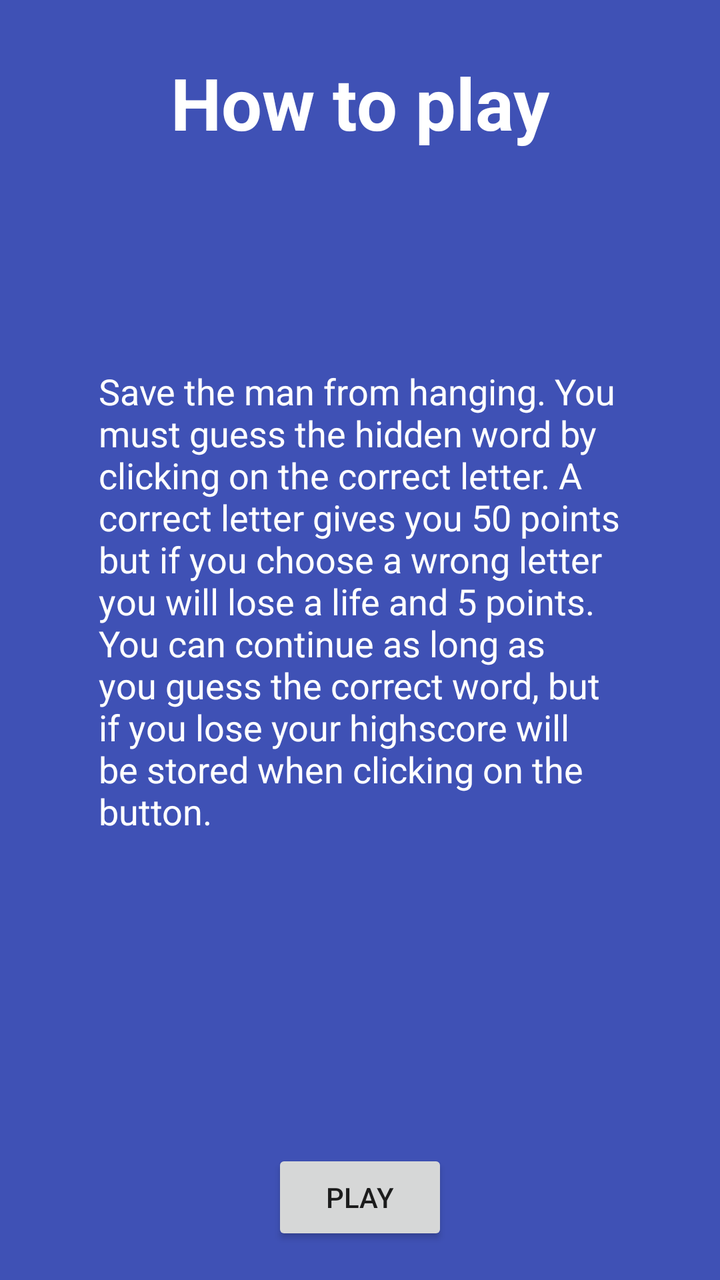
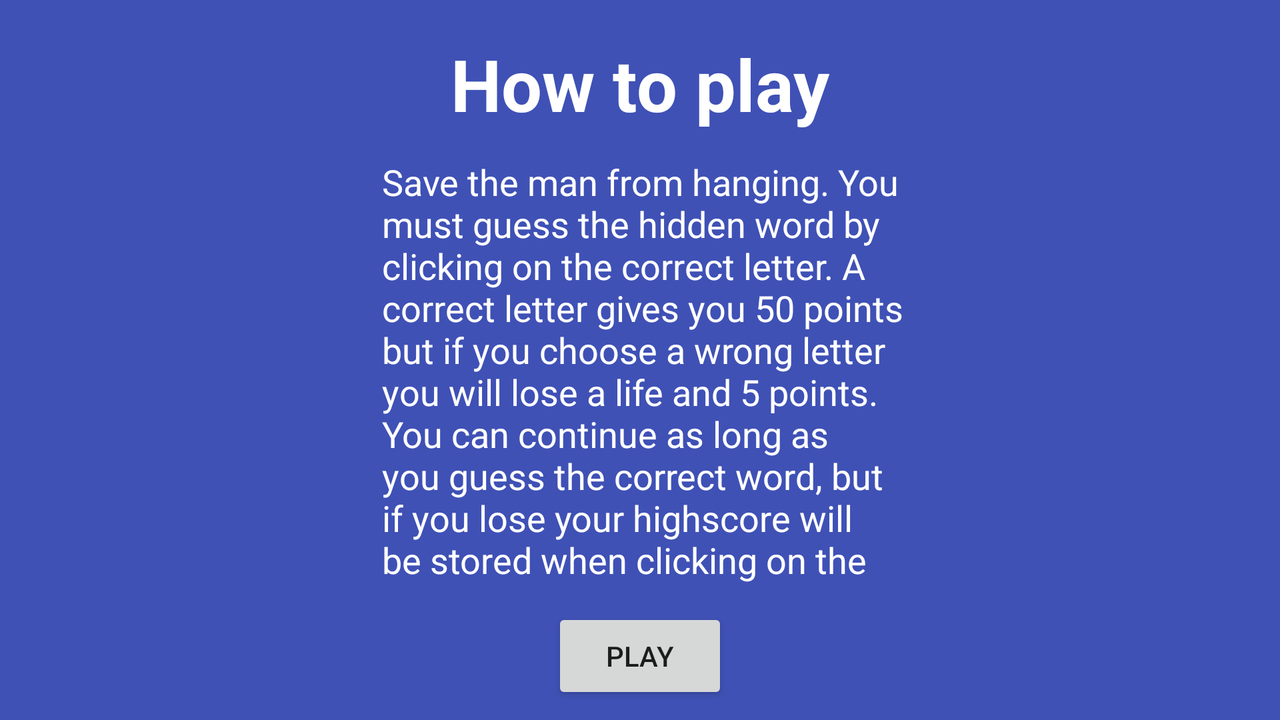

Two renders of one Android screen. The first uses the default layout on a phone; the second uses the alternative layout the repository ships for a different screen configuration, on a matching device. The two XML files are below.
<!-- AndroidManifest.xml: application theme MyTheme -->
<!-- res/layout/activity_how_to_play.xml -->
<?xml version="1.0" encoding="utf-8"?>
<android.support.constraint.ConstraintLayout xmlns:android="http://schemas.android.com/apk/res/android"
    xmlns:app="http://schemas.android.com/apk/res-auto"
    xmlns:tools="http://schemas.android.com/tools"
    android:layout_width="match_parent"
    android:layout_height="match_parent"
    tools:context="game.hangman.activities.HowToPlayActivity">

    <TextView
        android:id="@+id/How_to_play_2"
        android:layout_width="wrap_content"
        android:layout_height="wrap_content"
        android:text="@string/howToPlayHeader"
        android:textColor="#ffffff"
        android:textSize="36sp"
        android:textStyle="bold"
        android:layout_marginRight="8dp"
        app:layout_constraintRight_toRightOf="parent"
        android:layout_marginLeft="8dp"
        app:layout_constraintLeft_toLeftOf="parent"
        app:layout_constraintTop_toTopOf="parent"
        android:layout_marginTop="8dp"
        app:layout_constraintBottom_toBottomOf="parent"
        android:layout_marginBottom="8dp"
        app:layout_constraintVertical_bias="0.033" />

    <TextView
        android:id="@+id/how_to_play_text"
        android:layout_width="262dp"
        android:layout_height="241dp"
        android:layout_marginBottom="8dp"
        android:layout_marginLeft="8dp"
        android:layout_marginRight="8dp"
        android:layout_marginTop="8dp"
        android:text="@string/howToPlay"
        android:textColor="#ffffff"
        android:textSize="18sp"
        app:layout_constraintBottom_toBottomOf="parent"
        app:layout_constraintHorizontal_bias="0.504"
        app:layout_constraintLeft_toLeftOf="parent"
        app:layout_constraintRight_toRightOf="parent"
        app:layout_constraintTop_toBottomOf="@+id/How_to_play_2"
        app:layout_constraintVertical_bias="0.325" />

    <Button
        android:id="@+id/play_2"
        android:layout_width="wrap_content"
        android:layout_height="wrap_content"
        android:text="@string/play_2"
        android:layout_marginRight="8dp"
        app:layout_constraintRight_toRightOf="parent"
        android:layout_marginLeft="8dp"
        app:layout_constraintLeft_toLeftOf="parent"
        app:layout_constraintTop_toTopOf="parent"
        android:layout_marginTop="8dp"
        app:layout_constraintBottom_toBottomOf="parent"
        android:layout_marginBottom="8dp"
        app:layout_constraintVertical_bias="0.984" />
</android.support.constraint.ConstraintLayout>
<!-- resources referenced by this layout -->
<resources>
  <string name="howToPlay">Save the man from hanging. You must guess the hidden word by clicking on the correct letter. A correct letter gives you 50 points but if you choose a wrong letter you will lose a life and 5 points. You can continue as long as you guess the correct word, but if you lose your highscore will be stored when clicking on the button.</string>
  <string name="howToPlayHeader">How to play</string>
  <string name="play_2">Play</string>
  <style name="MyTheme" parent="Theme.AppCompat.Light.NoActionBar">
  
         <item name="android:windowBackground">@color/backgroundColor</item>
      </style>
  <color name="backgroundColor">#3F51B5</color>
</resources>
<!-- res/layout-land/activity_how_to_play.xml (the repository's variant of the layout above) -->
<!-- drawn on the phone turned sideways -->
<?xml version="1.0" encoding="utf-8"?>
<android.support.constraint.ConstraintLayout xmlns:android="http://schemas.android.com/apk/res/android"
    xmlns:app="http://schemas.android.com/apk/res-auto"
    xmlns:tools="http://schemas.android.com/tools"
    android:layout_width="match_parent"
    android:layout_height="match_parent"
    tools:context="game.hangman.activities.HowToPlayActivity">

    <TextView
        android:id="@+id/How_to_play_2"
        android:layout_width="wrap_content"
        android:layout_height="wrap_content"
        android:text="@string/howToPlayHeader"
        android:textColor="#ffffff"
        android:textSize="36sp"
        android:textStyle="bold"
        android:layout_marginRight="8dp"
        app:layout_constraintRight_toRightOf="parent"
        android:layout_marginLeft="8dp"
        app:layout_constraintLeft_toLeftOf="parent"
        app:layout_constraintTop_toTopOf="parent"
        android:layout_marginTop="8dp"
        app:layout_constraintBottom_toBottomOf="parent"
        android:layout_marginBottom="8dp"
        app:layout_constraintVertical_bias="0.033" />

    <TextView
        android:id="@+id/how_to_play_text"
        android:layout_width="261dp"
        android:layout_height="213dp"
        android:layout_marginBottom="8dp"
        android:layout_marginLeft="8dp"
        android:layout_marginRight="8dp"
        android:layout_marginTop="8dp"
        android:text="@string/howToPlay"
        android:textColor="#ffffff"
        android:textSize="18sp"
        app:layout_constraintBottom_toTopOf="@+id/play_2"
        app:layout_constraintHorizontal_bias="0.504"
        app:layout_constraintLeft_toLeftOf="parent"
        app:layout_constraintRight_toRightOf="parent"
        app:layout_constraintTop_toBottomOf="@+id/How_to_play_2" />

    <Button
        android:id="@+id/play_2"
        android:layout_width="wrap_content"
        android:layout_height="wrap_content"
        android:layout_marginBottom="8dp"
        android:layout_marginLeft="8dp"
        android:layout_marginRight="8dp"
        android:text="@string/play_2"
        app:layout_constraintBottom_toBottomOf="parent"
        app:layout_constraintLeft_toLeftOf="parent"
        app:layout_constraintRight_toRightOf="parent" />
</android.support.constraint.ConstraintLayout>
